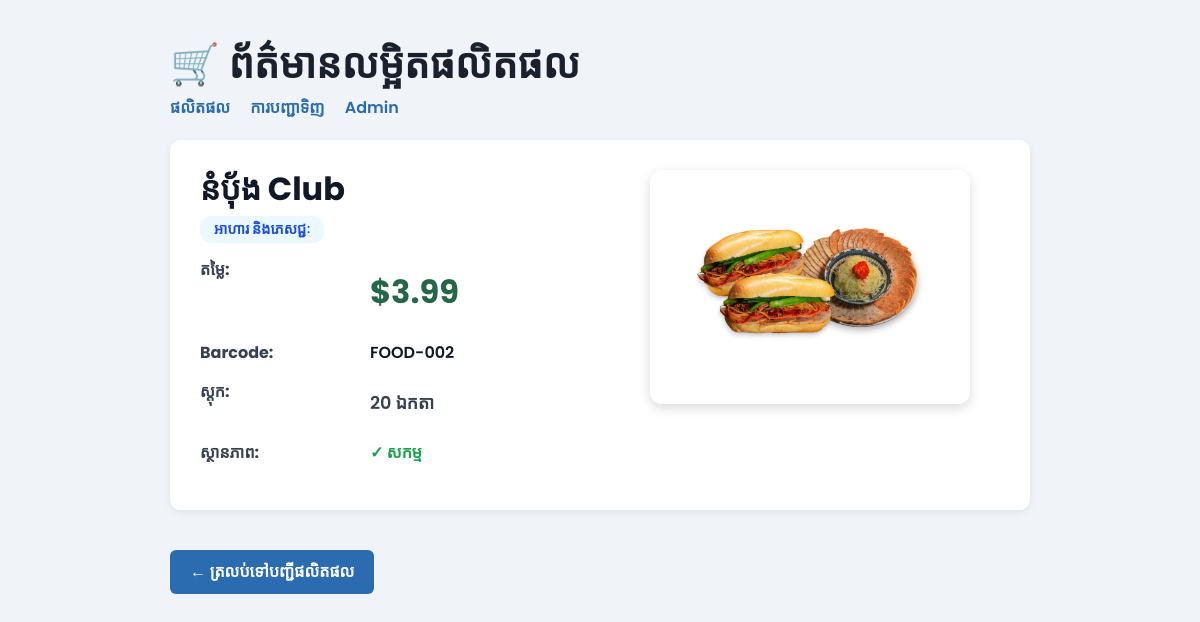
Page /sales/products/2/ (signed in) on the committed database.
### sales/models.py (models this page shows, shortened)
class Product(models.Model):
    CATEGORY_CHOICES = [
        ('food',        'អាហារ និងភេសជ្ជៈ'),
        ('electronics', 'អេឡិចត្រូនិក'),
        ('clothing',    'សម្លៀកបំពាក់'),
        ('household',   'គ្រឿងសង្ហារឹម'),
        ('other',       'ផ្សេងៗ'),
    ]
    name       = models.CharField(max_length=200)
    category   = models.CharField(max_length=20, choices=CATEGORY_CHOICES)
    price      = models.DecimalField(max_digits=8, decimal_places=2)
    stock      = models.PositiveIntegerField(default=0)
    barcode    = models.CharField(max_length=50, unique=True, blank=True)
    image      = models.ImageField(
        upload_to='products/',
        blank=True,
        null=True
    )
    is_active  = models.BooleanField(default=True)
    class Meta:
        ordering = ['name']

### sales/views.py (the view)
# urls.py: path('products/<int:pk>/',     views.product_detail, name='product_detail'),
@login_required
def product_detail(request, pk):
    product = get_object_or_404(Product, pk=pk)
    return render(request, 'sales/product_detail.html', {'product': product})

### sales/templates/sales/product_detail.html (shortened to what this page needs)
<link href="https://cdn.jsdelivr.net/npm/bootstrap@5.3.3/dist/css/bootstrap.min.css" rel="stylesheet">
<!DOCTYPE html>
<html lang="km">
<head>
</head>
<body>
<h1>🛒 ព័ត៌មានលម្អិតផលិតផល</h1>
<nav>
    <a href="/sales/products/">ផលិតផល</a>
    <a href="/sales/orders/">ការបញ្ជាទិញ</a>
    <a href="/admin/">Admin</a>
</nav>
<div class="detail-card">
    <div class="left">
        <h2>{{ product.name }}</h2>
        <span class="badge">{{ product.get_category_display }}</span>
        <div class="info-row">
            <div class="info-label">តម្លៃ:</div>
            <div class="info-value">
                <p class="price">${{ product.price }}</p>
            </div>
        </div>
        {% if product.barcode %}
        <div class="info-row">
            <div class="info-label">Barcode:</div>
            <div class="info-value">{{ product.barcode }}</div>
        </div>
        {% endif %}
        <div class="info-row">
            <div class="info-label">ស្តុក:</div>
            <div class="info-value">
                {% if product.stock <= 5 %}
                    <p class="low">⚠️ ស្តុកទាប: {{ product.stock }}</p>
                {% else %}
                    <p class="stock">{{ product.stock }} ឯកតា</p>
                {% endif %}
            </div>
        </div>
        <div class="info-row">
            <div class="info-label">ស្ថានភាព:</div>
            <div class="info-value">
                {% if product.is_active %}
                    <span style="color:#16a34a;font-weight:700;">✓ សកម្ម</span>
                {% else %}
                    <span style="color:#dc2626;font-weight:700;">✗ អសកម្ម</span>
                {% endif %}
            </div>
        </div>
    </div>
    <div class="right">
        {% if product.image %}
            <img class="product-img"
                 src="{{ product.image.url }}"
                 alt="{{ product.name }}"
                 onclick="openLightbox(this)">
        {% else %}
            <div class="no-image">No Image</div>
        {% endif %}
    </div>
</div>
<a href="/sales/products/" class="back-link">← ត្រលប់ទៅបញ្ជីផលិតផល</a>
</body>
</html>

### sales/templates/sales/product_detail.html (style rules this page uses)
body { font-family: 'Poppins', sans-serif; max-width: 900px; margin: 40px auto; padding: 0 20px; background: #f0f4f8; font-weight: 500; }
h1 { color: #1a202c; font-weight: 700; }
h2 { font-weight: 700; color: #111827; }
nav a { margin-right: 16px; color: #2b6cb0; font-weight: 600; text-decoration: none; }
.detail-card { background: white; border-radius: 10px; padding: 30px; margin: 20px 0; box-shadow: 0 2px 6px rgba(0,0,0,0.08); display: flex; gap: 40px; align-items: flex-start; }
.left { flex: 1; }
.right { flex: 1; display: flex; justify-content: center; align-items: center; }
.product-img { max-width: 320px; border-radius: 12px; box-shadow: 0 4px 12px rgba(0,0,0,0.15); transition: transform 0.3s ease; cursor: zoom-in; }
.badge { display: inline-block; padding: 6px 14px; border-radius: 12px; font-size: 0.9em; background: #ebf8ff; color: #1d4ed8; font-weight: 700; }
.price { font-size: 2em; font-weight: 700; color: #276749; margin: 10px 0; }
.stock { font-size: 1.1em; color: #374151; font-weight: 600; margin: 10px 0; }
.info-row { margin: 15px 0; display: flex; gap: 20px; }
.info-label { font-weight: 700; color: #374151; min-width: 150px; }
.info-value { color: #111827; font-weight: 600; }
.back-link { display: inline-block; margin: 20px 0; padding: 10px 20px; background: #2b6cb0; color: white; text-decoration: none; border-radius: 6px; font-weight: 600; }

### rows in the picture
Product: name "នំប៉័ង Club", category "អាហារ និងភេសជ្ជៈ", price "3.99", barcode "FOOD-002", stock "20", image (picture)
